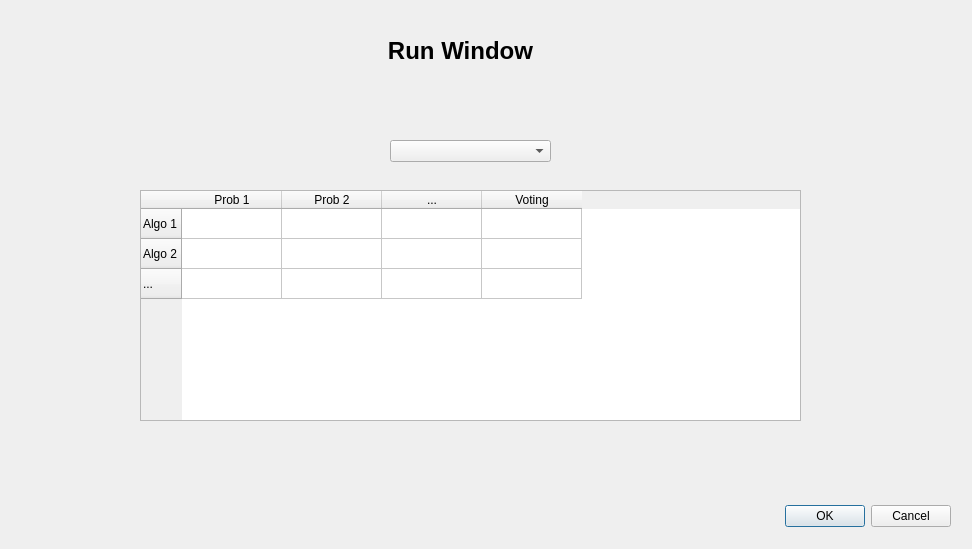
<?xml version="1.0" encoding="UTF-8"?>
<ui version="4.0">
 <class>Dialog</class>
 <widget class="QDialog" name="Dialog">
  <property name="geometry">
   <rect>
    <x>0</x>
    <y>0</y>
    <width>972</width>
    <height>549</height>
   </rect>
  </property>
  <property name="windowTitle">
   <string>Dialog</string>
  </property>
  <widget class="QDialogButtonBox" name="buttonBox">
   <property name="geometry">
    <rect>
     <x>750</x>
     <y>500</y>
     <width>201</width>
     <height>32</height>
    </rect>
   </property>
   <property name="orientation">
    <enum>Qt::Horizontal</enum>
   </property>
   <property name="standardButtons">
    <set>QDialogButtonBox::Cancel|QDialogButtonBox::Ok</set>
   </property>
  </widget>
  <widget class="QLabel" name="label">
   <property name="geometry">
    <rect>
     <x>190</x>
     <y>30</y>
     <width>541</width>
     <height>41</height>
    </rect>
   </property>
   <property name="font">
    <font>
     <pointsize>18</pointsize>
     <weight>75</weight>
     <bold>true</bold>
    </font>
   </property>
   <property name="text">
    <string>Run Window</string>
   </property>
   <property name="textFormat">
    <enum>Qt::AutoText</enum>
   </property>
   <property name="scaledContents">
    <bool>false</bool>
   </property>
   <property name="alignment">
    <set>Qt::AlignCenter</set>
   </property>
  </widget>
  <widget class="QTableWidget" name="tableWidget">
   <property name="geometry">
    <rect>
     <x>140</x>
     <y>190</y>
     <width>661</width>
     <height>231</height>
    </rect>
   </property>
   <row>
    <property name="text">
     <string>Algo 1</string>
    </property>
   </row>
   <row>
    <property name="text">
     <string>Algo 2</string>
    </property>
   </row>
   <row>
    <property name="text">
     <string>...</string>
    </property>
   </row>
   <column>
    <property name="text">
     <string>Prob 1</string>
    </property>
   </column>
   <column>
    <property name="text">
     <string>Prob 2</string>
    </property>
   </column>
   <column>
    <property name="text">
     <string>...</string>
    </property>
   </column>
   <column>
    <property name="text">
     <string>Voting</string>
    </property>
   </column>
  </widget>
  <widget class="QComboBox" name="comboBox_pi">
   <property name="geometry">
    <rect>
     <x>390</x>
     <y>140</y>
     <width>161</width>
     <height>22</height>
    </rect>
   </property>
  </widget>
 </widget>
 <resources/>
 <connections>
  <connection>
   <sender>buttonBox</sender>
   <signal>accepted()</signal>
   <receiver>Dialog</receiver>
   <slot>accept()</slot>
   <hints>
    <hint type="sourcelabel">
     <x>248</x>
     <y>254</y>
    </hint>
    <hint type="destinationlabel">
     <x>157</x>
     <y>274</y>
    </hint>
   </hints>
  </connection>
  <connection>
   <sender>buttonBox</sender>
   <signal>rejected()</signal>
   <receiver>Dialog</receiver>
   <slot>reject()</slot>
   <hints>
    <hint type="sourcelabel">
     <x>316</x>
     <y>260</y>
    </hint>
    <hint type="destinationlabel">
     <x>286</x>
     <y>274</y>
    </hint>
   </hints>
  </connection>
 </connections>
</ui>
